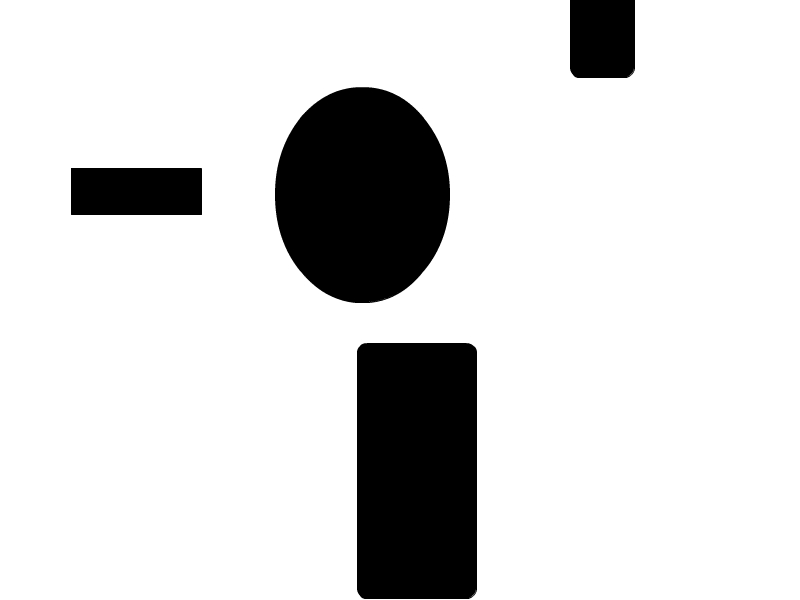
//> input picture dfs_path.jpg, 800 x 600 px
$ ./dfs   (built with g++ and OpenCV 4)
//> lines starting //> are read from the running program, lines starting //| are printed output that depends on the picture; after the words box and inside, x2 and y2 are one past the last pixel; in counts of white or black regions, pixels touching at a corner belong together
#include <iostream>
#include "opencv2/highgui/highgui.hpp"
#include "opencv2/imgproc/imgproc.hpp"
#include "opencv2/core/core.hpp"
#include <stack>
using namespace cv;//object detection in binary image using BFS Search
using namespace std;

Mat graytobin(Mat a)
{
	int i,j;
	for(i=0;i<a.rows;i++)
		for(j=0;j<a.cols;j++)
		{
			if(a.at<uchar>(i,j)>127) a.at<uchar>(i,j)=255;
			else a.at<uchar>(i,j)=0;
		}
		return a;
}

int IsValid(int x,int y,int a,int b)
 {
	if (x>=0 and y>=0 and x<a-1 and y<b-1)return 1;
	else return 0;
 }
struct pixel
 {
	int x;
	int y;
 };

int main(){
	Mat a=imread("dfs_path.jpg",0);
//> a is the input picture: 600 rows x 800 cols, CV_8UC1; min 0, max 255, mean 217
	a=graytobin(a);
//> after the loop in graytobin, `for(i=0;i<a.rows;i++)`:
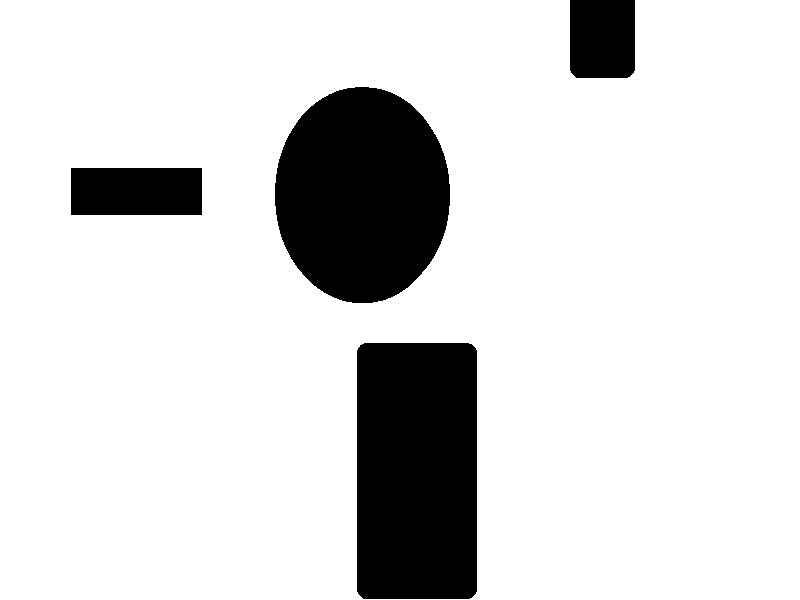
//> a: 600 rows x 800 cols, CV_8UC1; 85.1% white; 4 black regions, box (x1, y1, x2, y2) and area: (357, 343, 477, 599) 30629, (275, 87, 450, 303) 29791, (71, 168, 202, 215) 6157, (570, 0, 635, 78) 5025
	Mat b(a.rows,a.cols,CV_8UC1,Scalar(0));
	Mat c(a.rows,a.cols,CV_8UC1,Scalar(0));
	b=a.clone();
imshow("win",b);
waitKey(0);
	int v[a.rows][a.cols],i,j,k,l,count=0;//v[][]=visited array to store 1 if pixel is visited else 0
	struct pixel p,u,m;
	stack<struct pixel>q;

	for (i=0;i<a.rows;i++)
		for (j=0;j<a.cols;j++)//initialise v
			v[i][j]=0;


	for (i=1;i<a.rows-1;i++)
	{//traverse all pixels of image
		for(j=1;j<a.cols-1;j++)
		{
			if (v[i][j]==0 && a.at<uchar>(i,j)==0)
			{//check if pixel is not visited and white
				v[i][j]=1;
				//c.at<uchar>(i,j) =255;(not required)
				p.x=i;
				p.y=j;
				q.push(p);
				count++;
				cout<<count<<'\n';
			}
			else if(v[i][j]==0)
			{
				c.at<uchar>(i,j) =255;
				v[i][j]=1;
			}
			int count1 =0;
			while (!q.empty())
			{
					count1++;
					u=q.top();
					q.pop();
					//cout<<u.x<<endl;
					c.at<uchar>(u.x,u.y)=60;
					for (k=u.x-1;k<u.x+2;k++)
					{//check the kernel 3*3 of point u
						for (l=u.y-1;l<u.y+2;l++)
						{
							if (IsValid(k,l,a.rows,a.cols))
							{
								if (b.at<uchar>(k,l)==0 && v[k][l]==0)
								{
									c.at<uchar>(k,l) =120;
									m.x=k;
									m.y=l;
									q.push(m);
									v[k][l]=1;

								}
							}
						}
					}
				//cout<<q.front().x<<" "<<q.front().y<<endl;
				if(count1>100)
				{
					imshow("image",c);
					waitKey(1);
					count1 =0;
				}

			}
		}


	}
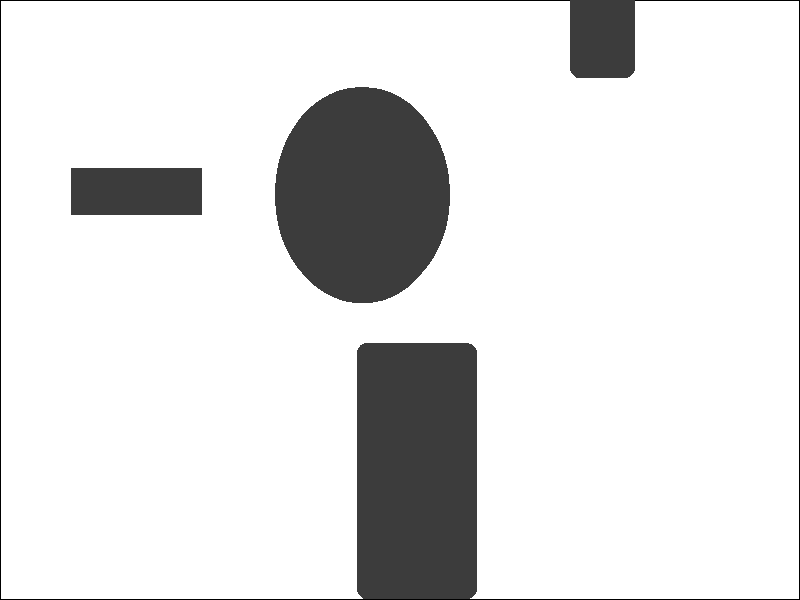
//> c: 600 rows x 800 cols, CV_8UC1; min 0, max 255, mean 224.5
//> after the loop, q = 0 items; count = 4
	imshow("image",c);
	waitKey(0);
	//cout<<a.rows<<endl;
	cout<<count<<endl;
//| 4
        return 0;
}
